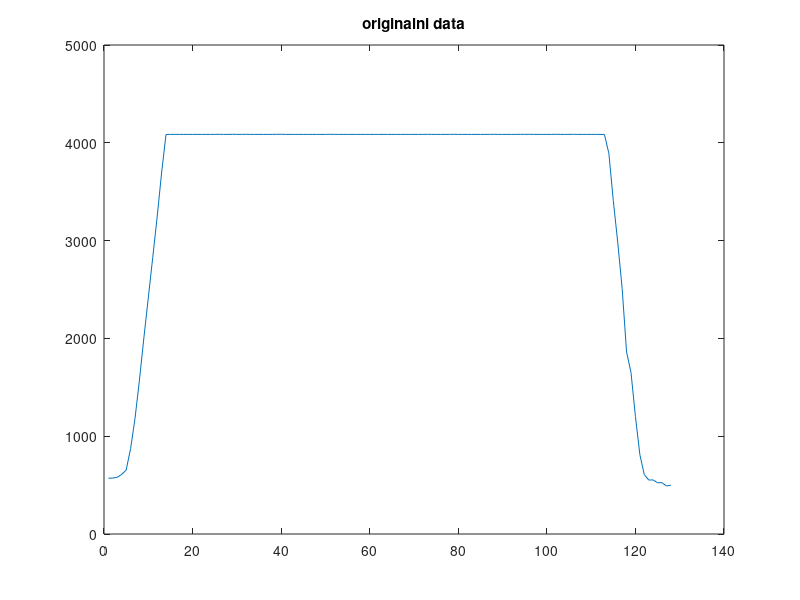

MATLAB code for this plot: (Note: this script raises an error after producing the figure.)
clear all;
close all;

% data z kamery pri nasmerovani na bile svitici lcd monitor.
a1 = [562,563,571,603,648,861,1160,1536,1946,2352,2747,3153,3572,3992,4087,4085,4086,4086,4087,4086,4085,4086,4087,4086,4086,4087,4087,4086,4085,4086,4086,4087,4085,4086,4085,4086,4085,4086,4087,4086,4086,4087,4085,4086,4086,4086,4087,4086,4086,4086,4086,4086,4086,4087,4086,4086,4086,4086,4086,4087,4087,4085,4086,4086,4086,4086,4087,4086,4085,4086,4086,4087,4087,4086,4086,4086,4086,4087,4086,4086,4087,4087,4085,4087,4086,4087,4085,4087,4087,4086,4086,4088,4086,4086,4087,4087,4086,4086,4087,4087,4087,4087,4086,4087,4086,4087,4086,4087,4086,4085,4087,4087,4085,3881,3410,2988,2514,1867,1656,1214,819,616,561,561,529,529,494,503];
a2 = [567,568,577,607,649,868,1181,1574,1998,2409,2822,3234,3691,4085,4086,4085,4087,4086,4085,4087,4087,4086,4087,4086,4087,4087,4087,4085,4087,4088,4085,4086,4086,4087,4086,4086,4086,4086,4088,4087,4086,4086,4086,4086,4086,4085,4086,4085,4086,4087,4086,4085,4086,4087,4085,4087,4086,4087,4086,4086,4086,4086,4087,4087,4087,4086,4086,4086,4087,4086,4086,4085,4087,4085,4086,4086,4086,4086,4087,4088,4087,4086,4086,4087,4086,4086,4086,4087,4086,4086,4086,4086,4086,4087,4086,4087,4086,4088,4085,4086,4086,4086,4087,4087,4087,4085,4086,4086,4086,4086,4086,4086,4085,3844,3358,2941,2469,1842,1636,1193,808,607,551,555,523,523,489,500];
a3 = [570,572,580,608,653,864,1171,1559,1976,2382,2778,3183,3606,4029,4085,4086,4086,4086,4086,4085,4087,4087,4086,4086,4087,4087,4086,4086,4087,4086,4087,4088,4085,4086,4086,4085,4086,4086,4086,4087,4085,4086,4087,4086,4086,4086,4086,4086,4086,4086,4087,4085,4086,4085,4087,4087,4087,4086,4087,4087,4086,4087,4086,4086,4085,4087,4087,4086,4086,4086,4087,4086,4086,4086,4085,4086,4086,4086,4087,4085,4085,4086,4086,4087,4085,4086,4087,4087,4086,4086,4086,4086,4086,4086,4087,4087,4087,4086,4087,4085,4086,4087,4085,4086,4086,4087,4087,4086,4085,4086,4086,4085,4086,3970,3472,3031,2552,1892,1677,1220,812,606,551,551,521,524,488,497];
a4 = [568,568,577,610,652,872,1181,1568,2004,2415,2826,3242,3670,4073,4085,4086,4085,4087,4086,4086,4086,4088,4087,4085,4086,4087,4086,4086,4088,4086,4086,4087,4086,4086,4086,4086,4086,4086,4085,4089,4089,4086,4087,4086,4086,4085,4087,4086,4087,4086,4087,4087,4086,4086,4086,4087,4087,4086,4087,4087,4087,4085,4087,4086,4087,4087,4086,4087,4086,4087,4087,4084,4087,4085,4086,4087,4087,4085,4087,4087,4086,4086,4087,4086,4087,4086,4087,4087,4086,4086,4086,4086,4086,4087,4086,4086,4086,4086,4087,4086,4087,4086,4087,4086,4087,4086,4085,4087,4086,4087,4085,4086,4085,3932,3437,3009,2530,1875,1670,1212,819,610,554,557,525,530,493,503];
a5 = [590,588,596,628,676,904,1233,1644,2087,2512,2934,3371,3819,4086,4086,4085,4087,4086,4087,4086,4087,4087,4086,4086,4087,4086,4085,4090,4086,4086,4086,4087,4087,4085,4087,4087,4086,4086,4086,4086,4085,4087,4086,4087,4085,4086,4086,4087,4086,4086,4087,4085,4086,4087,4086,4086,4086,4084,4086,4085,4087,4086,4085,4086,4087,4087,4085,4088,4086,4086,4086,4086,4083,4086,4084,4086,4086,4087,4087,4087,4086,4086,4086,4086,4086,4085,4086,4086,4086,4087,4087,4086,4086,4086,4085,4087,4086,4086,4086,4085,4086,4086,4086,4086,4086,4086,4086,4086,4085,4085,4086,4086,4086,3838,3355,2939,2481,1840,1631,1190,805,603,548,550,519,523,493,500];
a6 = [551,551,561,589,627,836,1133,1515,1924,2317,2707,3110,3519,3930,4085,4086,4087,4085,4086,4086,4086,4086,4086,4087,4086,4086,4087,4086,4087,4086,4087,4087,4086,4085,4088,4087,4085,4086,4086,4086,4085,4086,4086,4086,4086,4086,4086,4086,4086,4087,4086,4086,4087,4087,4086,4086,4086,4086,4085,4086,4086,4086,4085,4085,4086,4086,4085,4085,4086,4086,4086,4087,4086,4086,4087,4085,4086,4086,4086,4086,4086,4087,4086,4085,4085,4086,4086,4087,4087,4086,4087,4085,4086,4087,4086,4086,4087,4087,4086,4085,4087,4087,4086,4086,4087,4086,4087,4086,4086,4086,4086,4086,4085,3799,3307,2899,2437,1811,1608,1174,793,597,543,543,512,515,479,488];
a7 = [580,581,592,621,668,897,1224,1629,2076,2503,2929,3360,3789,4085,4086,4085,4087,4086,4086,4087,4086,4086,4086,4086,4084,4087,4086,4086,4087,4086,4086,4087,4087,4086,4086,4086,4086,4087,4087,4087,4087,4085,4085,4086,4088,4085,4087,4085,4086,4087,4087,4086,4087,4086,4088,4085,4087,4087,4086,4086,4087,4086,4086,4086,4086,4085,4086,4087,4087,4086,4085,4087,4086,4087,4088,4088,4087,4085,4087,4086,4086,4084,4086,4086,4086,4086,4086,4086,4086,4086,4086,4086,4086,4087,4087,4087,4087,4086,4086,4085,4086,4086,4086,4086,4086,4087,4086,4086,4086,4086,4086,4086,4085,3931,3441,3009,2529,1878,1665,1210,819,612,554,554,524,528,491,499];
a8 = [576,576,586,618,665,894,1215,1627,2072,2498,2948,3388,3832,4085,4086,4086,4086,4086,4086,4087,4085,4085,4086,4086,4086,4087,4086,4087,4087,4086,4086,4086,4086,4086,4087,4087,4085,4086,4087,4086,4086,4086,4087,4087,4086,4086,4087,4084,4087,4086,4086,4085,4087,4086,4086,4086,4086,4086,4086,4086,4086,4087,4085,4087,4086,4086,4087,4086,4087,4087,4086,4085,4087,4086,4086,4087,4086,4087,4086,4086,4087,4086,4086,4086,4086,4086,4086,4086,4086,4086,4086,4086,4086,4087,4086,4086,4086,4087,4086,4086,4085,4088,4086,4086,4086,4087,4086,4087,4087,4087,4086,4087,4086,3892,3402,2982,2502,1856,1647,1201,812,611,557,553,525,530,492,502];
a9 = [576,578,591,616,664,890,1213,1628,2077,2506,2932,3370,3819,4086,4084,4086,4086,4085,4086,4087,4086,4087,4086,4087,4087,4086,4086,4087,4086,4087,4086,4086,4086,4085,4087,4086,4085,4086,4087,4087,4087,4086,4086,4087,4086,4086,4086,4085,4086,4086,4087,4086,4086,4085,4086,4086,4085,4086,4086,4086,4086,4087,4087,4087,4086,4086,4086,4086,4086,4086,4087,4086,4087,4087,4086,4086,4087,4086,4087,4087,4086,4087,4087,4085,4086,4086,4086,4087,4086,4087,4086,4086,4087,4086,4087,4087,4086,4085,4085,4086,4087,4087,4087,4087,4086,4087,4086,4085,4085,4087,4086,4086,4086,3898,3412,2984,2511,1861,1651,1201,810,607,552,552,525,525,491,500];

A = [a1;a2;a3;a4;a5;a6;a7;a8;a9];

stredni_hodnota = median(A);

figure;
plot(stredni_hodnota)
%bar(stredni_hodnota, 0.5)
title('originalni data')

% Oseknuti
stredni_hodnota = camera_fix(stredni_hodnota,'cut')

figure;
plot(stredni_hodnota)
%bar(stredni_hodnota, 0.5)
title('oseknuta data')